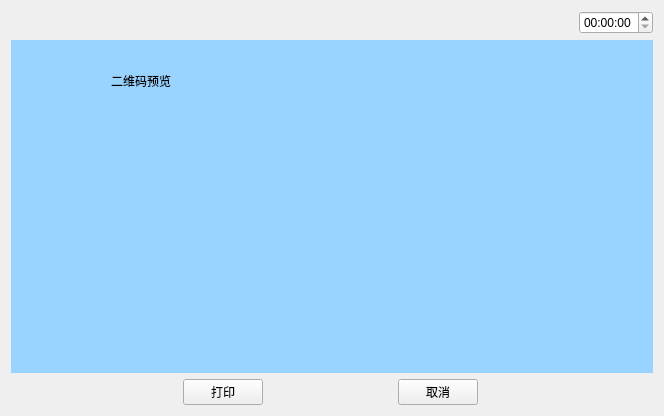
<?xml version="1.0" encoding="UTF-8"?>
<ui version="4.0">
 <class>QRCode</class>
 <widget class="QWidget" name="QRCode">
  <property name="geometry">
   <rect>
    <x>0</x>
    <y>0</y>
    <width>664</width>
    <height>416</height>
   </rect>
  </property>
  <property name="windowTitle">
   <string>QRCode</string>
  </property>
  <layout class="QVBoxLayout" name="verticalLayout" stretch="1,5,1">
   <item>
    <layout class="QHBoxLayout" name="horizontalLayout_5">
     <item>
      <widget class="QPushButton" name="pushButton_2">
       <property name="text">
        <string/>
       </property>
       <property name="icon">
        <iconset resource="myimages.qrc">
         <normaloff>:/image/images/4g.png</normaloff>:/image/images/4g.png</iconset>
       </property>
       <property name="flat">
        <bool>true</bool>
       </property>
      </widget>
     </item>
     <item>
      <widget class="QPushButton" name="pushButton_3">
       <property name="text">
        <string/>
       </property>
       <property name="icon">
        <iconset resource="myimages.qrc">
         <normaloff>:/image/images/wireless.svg</normaloff>:/image/images/wireless.svg</iconset>
       </property>
       <property name="flat">
        <bool>true</bool>
       </property>
      </widget>
     </item>
     <item>
      <widget class="QPushButton" name="pushButton_4">
       <property name="text">
        <string/>
       </property>
       <property name="icon">
        <iconset resource="myimages.qrc">
         <normaloff>:/image/images/bl.svg</normaloff>:/image/images/bl.svg</iconset>
       </property>
       <property name="flat">
        <bool>true</bool>
       </property>
      </widget>
     </item>
     <item>
      <widget class="QPushButton" name="pushButton_5">
       <property name="text">
        <string/>
       </property>
       <property name="icon">
        <iconset resource="myimages.qrc">
         <normaloff>:/image/images/locate.svg</normaloff>:/image/images/locate.svg</iconset>
       </property>
       <property name="flat">
        <bool>true</bool>
       </property>
      </widget>
     </item>
     <item>
      <spacer name="horizontalSpacer_4">
       <property name="orientation">
        <enum>Qt::Horizontal</enum>
       </property>
       <property name="sizeHint" stdset="0">
        <size>
         <width>40</width>
         <height>20</height>
        </size>
       </property>
      </spacer>
     </item>
     <item>
      <widget class="QTimeEdit" name="timeEdit_2"/>
     </item>
    </layout>
   </item>
   <item>
    <widget class="QWidget" name="widget" native="true">
     <property name="styleSheet">
      <string notr="true">background-color: rgb(153, 211, 255);</string>
     </property>
     <widget class="QLabel" name="label_2">
      <property name="geometry">
       <rect>
        <x>100</x>
        <y>30</y>
        <width>101</width>
        <height>21</height>
       </rect>
      </property>
      <property name="styleSheet">
       <string notr="true">font: 25 14pt &quot;Ubuntu&quot;;</string>
      </property>
      <property name="text">
       <string>二维码预览</string>
      </property>
     </widget>
     <widget class="QLabel" name="label_3">
      <property name="geometry">
       <rect>
        <x>230</x>
        <y>15</y>
        <width>250</width>
        <height>250</height>
       </rect>
      </property>
      <property name="text">
       <string/>
      </property>
      <property name="scaledContents">
       <bool>true</bool>
      </property>
      <property name="alignment">
       <set>Qt::AlignCenter</set>
      </property>
     </widget>
    </widget>
   </item>
   <item>
    <layout class="QHBoxLayout" name="horizontalLayout_4">
     <item>
      <widget class="QPushButton" name="returnIndex">
       <property name="font">
        <font>
         <family>AR PL UMing TW MBE</family>
        </font>
       </property>
       <property name="styleSheet">
        <string notr="true">border-image: url(:/image/images/index.svg);</string>
       </property>
       <property name="text">
        <string/>
       </property>
       <property name="icon">
        <iconset resource="myimages.qrc">
         <normaloff>:/image/images/index.svg</normaloff>:/image/images/index.svg</iconset>
       </property>
       <property name="iconSize">
        <size>
         <width>40</width>
         <height>40</height>
        </size>
       </property>
       <property name="flat">
        <bool>true</bool>
       </property>
      </widget>
     </item>
     <item>
      <spacer name="horizontalSpacer_7">
       <property name="orientation">
        <enum>Qt::Horizontal</enum>
       </property>
       <property name="sizeHint" stdset="0">
        <size>
         <width>40</width>
         <height>20</height>
        </size>
       </property>
      </spacer>
     </item>
     <item>
      <widget class="QPushButton" name="printqrcode">
       <property name="text">
        <string>打印</string>
       </property>
      </widget>
     </item>
     <item>
      <spacer name="horizontalSpacer">
       <property name="orientation">
        <enum>Qt::Horizontal</enum>
       </property>
       <property name="sizeHint" stdset="0">
        <size>
         <width>40</width>
         <height>20</height>
        </size>
       </property>
      </spacer>
     </item>
     <item>
      <widget class="QPushButton" name="returnIndex_1">
       <property name="text">
        <string>取消</string>
       </property>
      </widget>
     </item>
     <item>
      <spacer name="horizontalSpacer_2">
       <property name="orientation">
        <enum>Qt::Horizontal</enum>
       </property>
       <property name="sizeHint" stdset="0">
        <size>
         <width>40</width>
         <height>20</height>
        </size>
       </property>
      </spacer>
     </item>
     <item>
      <widget class="QPushButton" name="returnyiciguobang">
       <property name="text">
        <string/>
       </property>
       <property name="icon">
        <iconset resource="myimages.qrc">
         <normaloff>:/image/images/shangyiye.svg</normaloff>:/image/images/shangyiye.svg</iconset>
       </property>
       <property name="iconSize">
        <size>
         <width>40</width>
         <height>40</height>
        </size>
       </property>
       <property name="flat">
        <bool>true</bool>
       </property>
      </widget>
     </item>
    </layout>
   </item>
  </layout>
 </widget>
 <layoutdefault spacing="6" margin="11"/>
 <resources>
  <include location="myimages.qrc"/>
 </resources>
 <connections/>
</ui>
